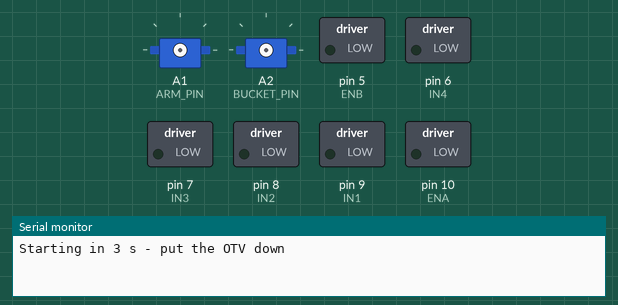
Simulated run of this sketch. Board: Arduino Uno, built with avr-gcc and run on an emulated ATmega328P. On the bench: 2 × servo, switched loads named in the sketch (green lamp = pin HIGH), the last lines printed to the serial monitor.

Above: at 0.1 s.
At 3.1 s:
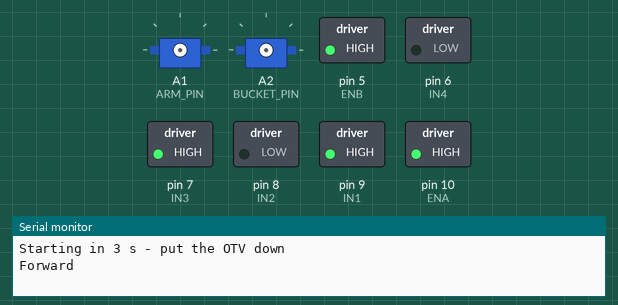
At 5.6 s:
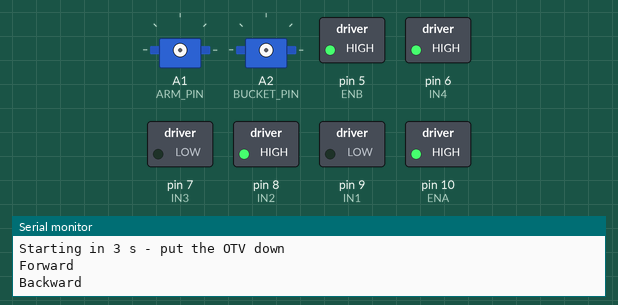
At 8.1 s:
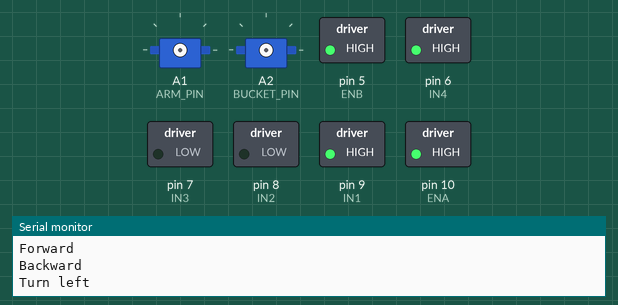
At 10.6 s:
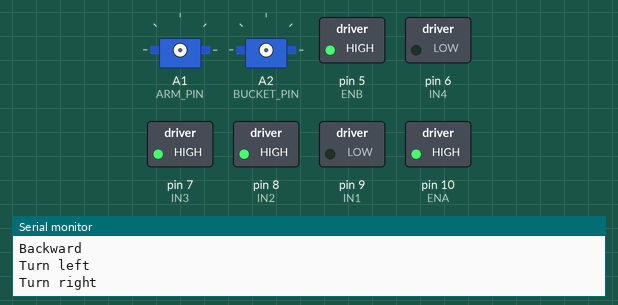
At 20.2 s:
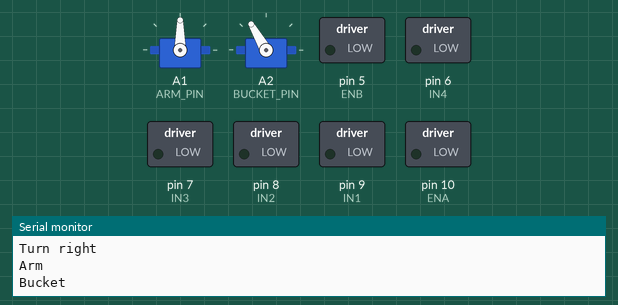
Timing chart, 0 to 22.6 s (numbered marks = the images above):
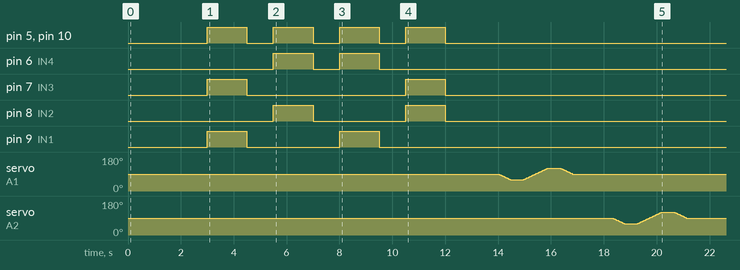

The sketch:

OTV_Test.ino
```cpp
// OTV hardware test: forward, backward, turn left/right, then move both arm servos.
// Runs once after power-on or reset. Press the Arduino RESET button to run it again.

#include <Servo.h>

// ----- Motor pins (L298N) -----
const int ENA = 10;  // right side speed
const int IN1 = 9;   // right side direction
const int IN2 = 8;
const int ENB = 5;   // left side speed
const int IN3 = 7;   // left side direction
const int IN4 = 6;

// ----- Servo pins -----
const int ARM_PIN = A1;     // upper servo: moves the arm
const int BUCKET_PIN = A2;  // lower servo: turns the bucket

// ----- Test settings (change these) -----
const bool TEST_DRIVE = true;    // false = skip driving (e.g. servo test on the table)
const bool TEST_SERVOS = true;   // false = skip servos
const int SPEED = 255;           // motor speed, 0-255
const int MOVE_TIME = 1500;      // how long each drive step lasts (ms)
const int ARM_MIN = 60, ARM_MAX = 120;        // arm test range (degrees)
const int BUCKET_MIN = 60, BUCKET_MAX = 120;  // bucket test range (degrees)

Servo arm;
Servo bucket;

void setup() {
  Serial.begin(9600);

  // Motor pins as outputs, motors off
  pinMode(ENA, OUTPUT); pinMode(IN1, OUTPUT); pinMode(IN2, OUTPUT);
  pinMode(ENB, OUTPUT); pinMode(IN3, OUTPUT); pinMode(IN4, OUTPUT);
  drive(0, 0);

  Serial.println("Starting in 3 s - put the OTV down");
  delay(3000);

  // Part 1: drive test (1 = forward, -1 = backward, for right side then left side)
  if (TEST_DRIVE) {
    driveStep("Forward",     1,  1);
    driveStep("Backward",   -1, -1);
    driveStep("Turn left",   1, -1);   // right forward, left backward
    driveStep("Turn right", -1,  1);   // right backward, left forward
  }

  // Part 2: servo test
  // Servos are attached only after driving: the Servo library stops PWM on pin 10 (ENA)
  if (TEST_SERVOS) {
    arm.attach(ARM_PIN);        // servo goes to 90 degrees when attached
    bucket.attach(BUCKET_PIN);
    delay(1000);
    servoStep("Arm", arm, ARM_MIN, ARM_MAX);
    servoStep("Bucket", bucket, BUCKET_MIN, BUCKET_MAX);
  }

  Serial.println("Test done");
}

void loop() {
  // Nothing here: the test runs once in setup()
}

// Drive one step for MOVE_TIME, then stop and pause
void driveStep(const char* name, int rightDir, int leftDir) {
  Serial.println(name);
  drive(rightDir, leftDir);
  delay(MOVE_TIME);
  drive(0, 0);
  delay(1000);
}

// Set both sides: 1 = forward, -1 = backward, 0 = stop
void drive(int rightDir, int leftDir) {
  setSide(ENA, IN1, IN2, rightDir);
  setSide(ENB, IN3, IN4, leftDir);
}

// Set one side's direction pins and speed
void setSide(int en, int inA, int inB, int dir) {
  digitalWrite(inA, dir == 1 ? HIGH : LOW);
  digitalWrite(inB, dir == -1 ? HIGH : LOW);
  analogWrite(en, dir == 0 ? 0 : SPEED);
}

// Move a servo 90 -> min -> max -> back to 90
void servoStep(const char* name, Servo &s, int minAngle, int maxAngle) {
  Serial.println(name);
  sweep(s, 90, minAngle);
  sweep(s, minAngle, maxAngle);
  sweep(s, maxAngle, 90);
  delay(1000);
}

// Turn a servo slowly, 1 degree every 15 ms, so the arm doesn't slam
void sweep(Servo &s, int from, int to) {
  int step = (to > from) ? 1 : -1;
  for (int a = from; a != to; a += step) {
    s.write(a);
    delay(15);
  }
  s.write(to);
  delay(500);
}
```
